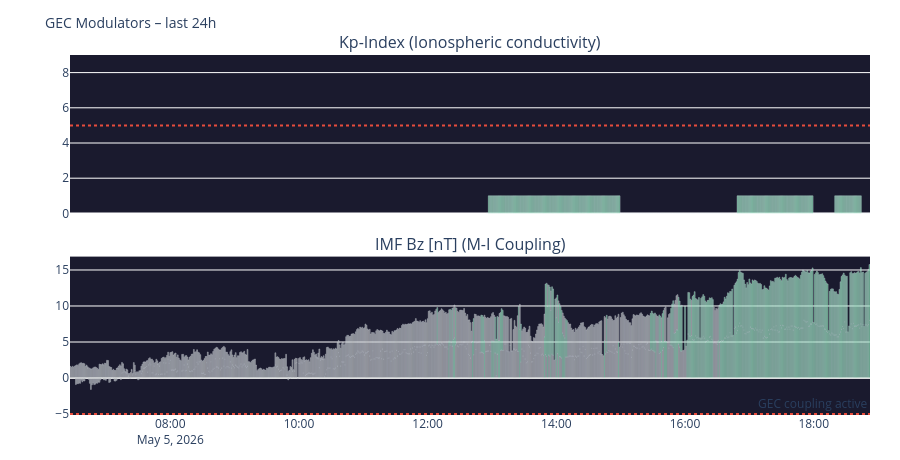

The notebook cell this image was saved under:
### Code cell
# ============================================================
# KP TIME SERIES + IMF BZ (GEC modulator last 24h)
# ============================================================

panels = []
if raw['kp']:    panels.append(('kp',     df_kp,  'Kp-Index (Ionospheric conductivity)', '#7F77DD', 'bar'))
if raw['imf'] and 'bz_gsm' in pd.DataFrame(raw['imf']).columns:
    df_imf2 = pd.DataFrame(raw['imf'])
    tc2 = next((c for c in df_imf2.columns if 'time' in c.lower()), df_imf2.columns[0])
    df_imf2['time']   = pd.to_datetime(df_imf2[tc2])
    df_imf2['bz_gsm'] = pd.to_numeric(df_imf2['bz_gsm'], errors='coerce')
    df_imf2 = df_imf2.dropna(subset=['bz_gsm']).sort_values('time').tail(1440)
    panels.append(('bz_gsm', df_imf2, 'IMF Bz [nT] (M-I Coupling)', '#534AB7', 'line'))

if panels:
    fig = make_subplots(rows=len(panels), cols=1, shared_xaxes=True,
                        subplot_titles=[p[2] for p in panels], vertical_spacing=0.12)
    for i, (col, df, title, color, kind) in enumerate(panels, 1):
        ds = df.dropna(subset=[col])
        if kind == 'bar':
            mc = ['#2ecc71' if v < 4 else '#f39c12' if v < 6 else '#e74c3c' for v in ds[col]]
            fig.add_trace(go.Bar(x=ds['time'], y=ds[col], marker_color=mc, opacity=0.8), row=i, col=1)
            fig.add_hline(y=5, line_dash='dot', line_color='#e74c3c', row=i, col=1)
            fig.update_yaxes(range=[0, 9], row=i, col=1)
        else:
            mc = ['#e74c3c' if v < -5 else '#2ecc71' if v > 5 else '#888780' for v in ds[col]]
            fig.add_trace(go.Bar(x=ds['time'], y=ds[col], marker_color=mc, opacity=0.75), row=i, col=1)
            fig.add_hline(y=0, line_color='gray', line_width=0.5, row=i, col=1)
            fig.add_hline(y=-5, line_dash='dot', line_color='#e74c3c',
                          annotation_text='GEC coupling active', row=i, col=1)

    fig.update_layout(
        title=dict(text='GEC Modulators – last 24h', font=dict(size=14)),
        height=180*len(panels)+100, showlegend=False,
        plot_bgcolor='#1a1a2e', paper_bgcolor='rgba(0,0,0,0)',
        margin=dict(l=70, r=30, t=55, b=40)
    )
    fig.show()

### Figure 1 — Plotly figure (JSON) as saved in the notebook; plotly's stock layout.template omitted (floating-point values rounded to 4 significant figures; data arrays with more than 128 entries replaced by an {"elided": "..."} marker saying what was removed)
{"data": [{"marker": {"color": {"elided": "358 str values"}}, "opacity": 0.8, "type": "bar", "x": {"elided": "358 str values"}, "xaxis": "x", "y": {"elided": "358 int values"}, "yaxis": "y"}, {"marker": {"color": {"elided": "1440 str values"}}, "opacity": 0.75, "type": "bar", "x": {"elided": "1440 str values"}, "xaxis": "x2", "y": {"elided": "1440 float values"}, "yaxis": "y2"}], "layout": {"annotations": [{"font": {"size": 16}, "showarrow": false, "text": "Kp-Index (Ionospheric conductivity)", "x": 0.5, "xanchor": "center", "xref": "paper", "y": 1, "yanchor": "bottom", "yref": "paper"}, {"font": {"size": 16}, "showarrow": false, "text": "IMF Bz [nT] (M-I Coupling)", "x": 0.5, "xanchor": "center", "xref": "paper", "y": 0.44, "yanchor": "bottom", "yref": "paper"}, {"showarrow": false, "text": "GEC coupling active", "x": 1, "xanchor": "right", "xref": "x2 domain", "y": -5, "yanchor": "bottom", "yref": "y2"}], "height": 460, "margin": {"b": 40, "l": 70, "r": 30, "t": 55}, "paper_bgcolor": "rgba(0,0,0,0)", "plot_bgcolor": "#1a1a2e", "shapes": [{"line": {"color": "#e74c3c", "dash": "dot"}, "type": "line", "x0": 0, "x1": 1, "xref": "x domain", "y0": 5, "y1": 5, "yref": "y"}, {"line": {"color": "gray", "width": 0.5}, "type": "line", "x0": 0, "x1": 1, "xref": "x2 domain", "y0": 0, "y1": 0, "yref": "y2"}, {"line": {"color": "#e74c3c", "dash": "dot"}, "type": "line", "x0": 0, "x1": 1, "xref": "x2 domain", "y0": -5, "y1": -5, "yref": "y2"}], "showlegend": false, "title": {"font": {"size": 14}, "text": "GEC Modulators – last 24h"}, "xaxis": {"anchor": "y", "domain": [0, 1], "matches": "x2", "showticklabels": false}, "xaxis2": {"anchor": "y2", "domain": [0, 1]}, "yaxis": {"anchor": "x", "domain": [0.56, 1], "range": [0, 9]}, "yaxis2": {"anchor": "x2", "domain": [0, 0.44]}}}
